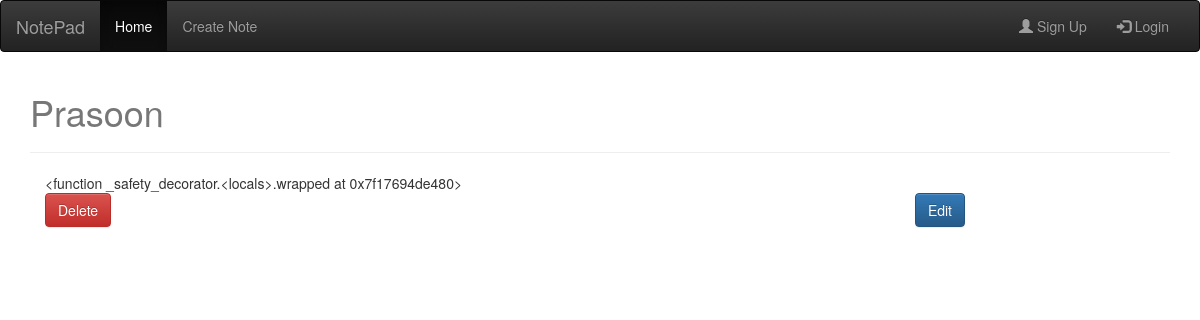
The page /prasoon/ on the database its author committed.
### Note/models.py (models this page shows, shortened)
class Note(models.Model):
	title=models.CharField(max_length=100)
	content=models.TextField()
	user=models.ForeignKey(settings.AUTH_USER_MODEL,default=1)
	slug=models.SlugField(unique=True)
	updated=models.DateTimeField(auto_now=True,auto_now_add=False)
	timestamp=models.DateTimeField(auto_now=False,auto_now_add=True)
	publish=models.DateField(auto_now=False,auto_now_add=False)
	def get_absolute_url_edit(self):
		return reverse("notes:update",kwargs={"slug": self.slug})
	def get_absolute_url_del(self):
		return reverse("notes:delete",kwargs={"slug": self.slug})
	class Meta:
		ordering=["timestamp"]
	def get_markdown(self):
		content=self.content
		markdown_text= markdown(content)
		return mark_safe(markdown_text)

### Note/views.py (the view)
# urls.py: url(r'^(?P<slug>[\w-]+)/$',note_detail,name='detail'),
def note_detail(request,slug=None):
	instance=get_object_or_404(Note,slug=slug)
	context={
		"title":instance.title,
		"instance":instance,
	}
	return render(request,"note_detail.html",context)

### template/note_detail.html (shortened to what this page needs)
{% extends "base.html" %}
{% block content %}
<div class='col-sm-6-sm-offset-3'>
<h1>{{title}}</h1><hr/>
<div class="col-sm-10">
	<div class='content-markdown'>
		{{instance.get_markdown}}
	</div>
	<a href="{{instance.get_absolute_url_del}}"class=" btn btn-danger" role="button">Delete</a>
	<a href="{{instance.get_absolute_url_edit}}"class=" pull-right btn btn-primary" role="button">Edit</a>
</div>
{% endblock content %}

### static/css.css (style rules this page uses)
h1 { color:#777777; }

### rows shown on the page
Note: title "Prasoon", get_markdown "<function _safety_decorator.<locals>.wrapped at 0x7f17694de480>"
